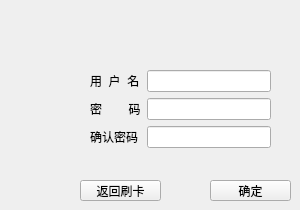
        <widget class="QWidget" name="input">
         <widget class="QWidget" name="formLayoutWidget_2">
          <property name="geometry">
           <rect>
            <x>90</x>
            <y>70</y>
            <width>181</width>
            <height>85</height>
           </rect>
          </property>
          <layout class="QFormLayout" name="formLayout_2">
           <item row="0" column="0">
            <widget class="QLabel" name="name_label">
             <property name="text">
              <string>用  户  名</string>
             </property>
            </widget>
           </item>
           <item row="1" column="0">
            <widget class="QLabel" name="passwd_label">
             <property name="text">
              <string>密        码</string>
             </property>
            </widget>
           </item>
           <item row="2" column="0">
            <widget class="QLabel" name="secpasswd_label">
             <property name="text">
              <string>确认密码</string>
             </property>
            </widget>
           </item>
           <item row="0" column="1">
            <widget class="QLineEdit" name="name_lineEdit">
             <property name="echoMode">
              <enum>QLineEdit::Normal</enum>
             </property>
            </widget>
           </item>
           <item row="1" column="1">
            <widget class="QLineEdit" name="pass_lineEdit">
             <property name="echoMode">
              <enum>QLineEdit::Password</enum>
             </property>
            </widget>
           </item>
           <item row="2" column="1">
            <widget class="QLineEdit" name="secpasswd_lineEdit">
             <property name="echoMode">
              <enum>QLineEdit::Password</enum>
             </property>
            </widget>
           </item>
          </layout>
         </widget>
         <widget class="QPushButton" name="ok_buttn">
          <property name="geometry">
           <rect>
            <x>210</x>
            <y>180</y>
            <width>81</width>
            <height>21</height>
           </rect>
          </property>
          <property name="text">
           <string>确定</string>
          </property>
         </widget>
         <widget class="QPushButton" name="newteaback_buttn">
          <property name="geometry">
           <rect>
            <x>80</x>
            <y>180</y>
            <width>81</width>
            <height>21</height>
           </rect>
          </property>
          <property name="text">
           <string>返回刷卡</string>
          </property>
         </widget>
        </widget>
